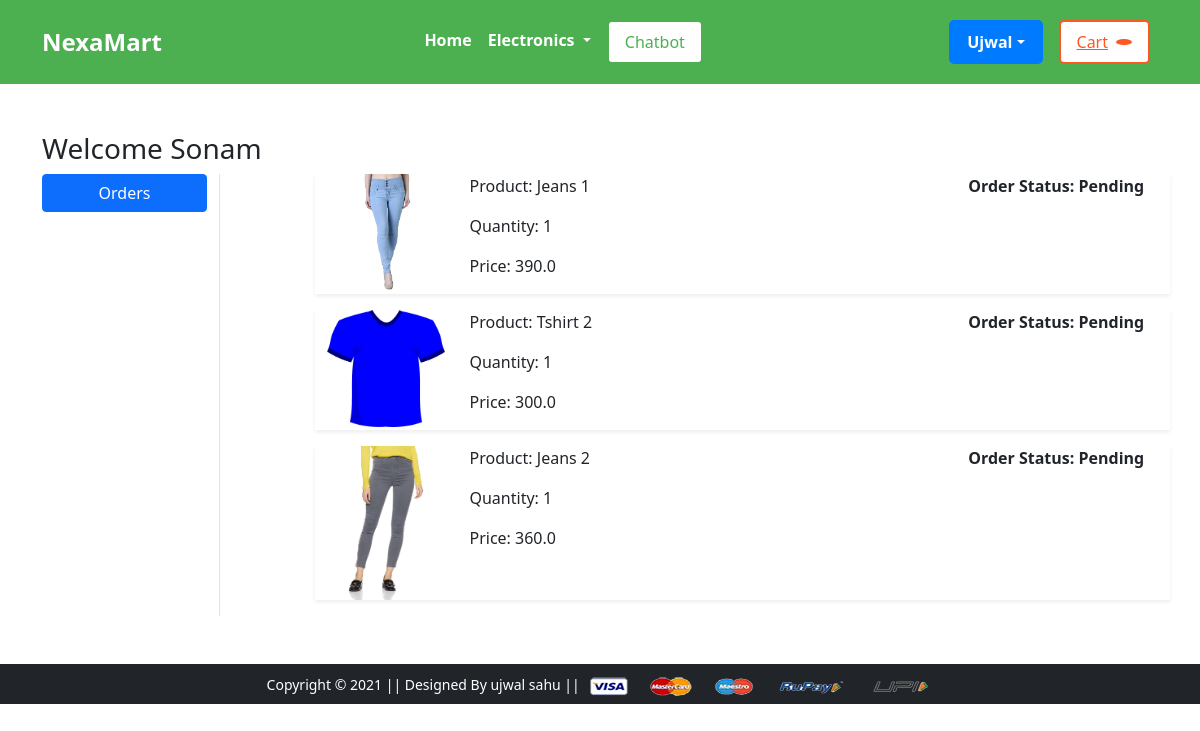
The page /orders/ (signed in) on the database as committed earlier.
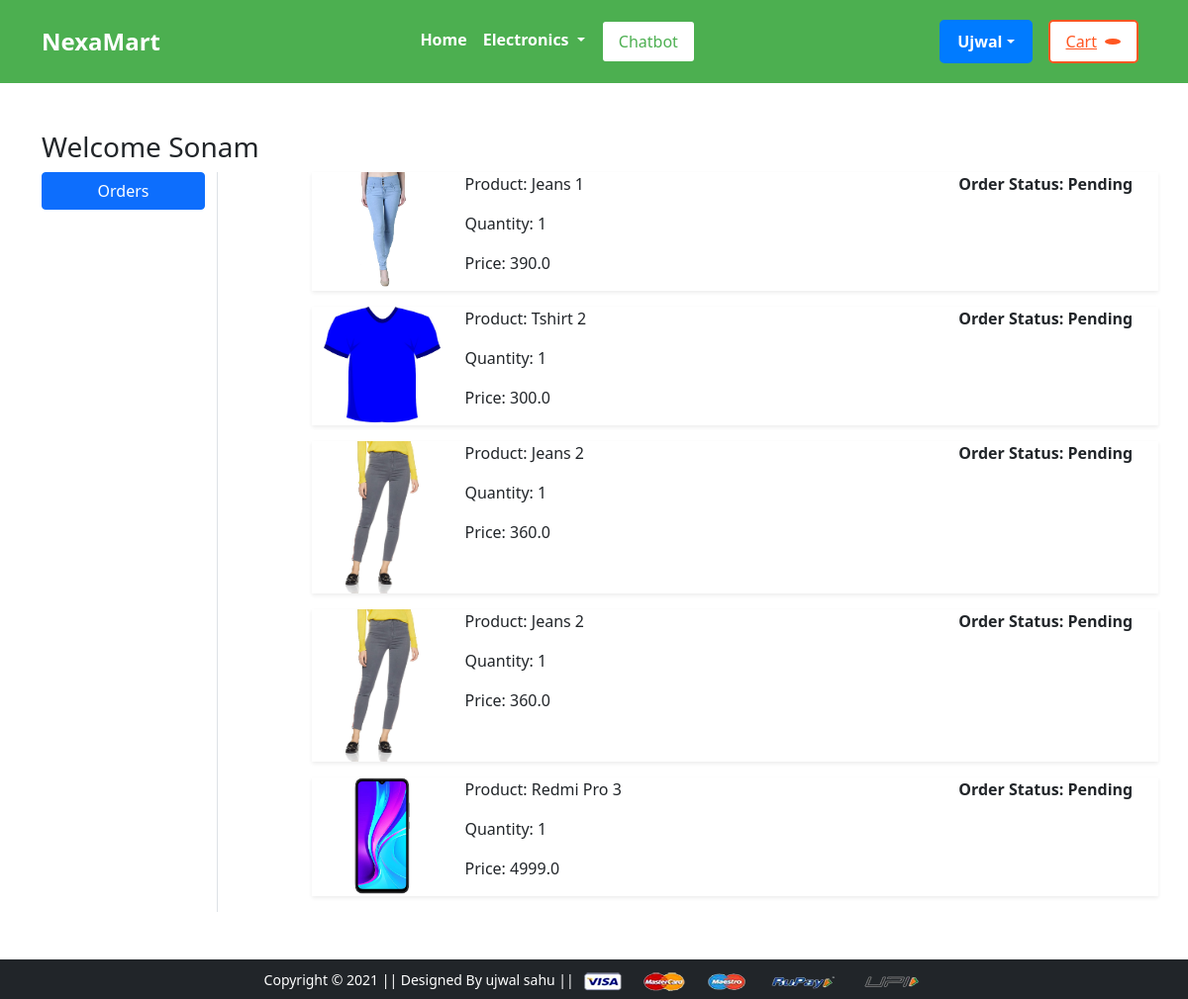
The same page on the database as committed later.
### app/models.py (models this page shows, shortened)
class OrderPlaced(models.Model):
 user = models.ForeignKey(User, on_delete=models.CASCADE)
 customer = models.ForeignKey(Customer, on_delete=models.CASCADE)
 product = models.ForeignKey(Product, on_delete=models.CASCADE)
 quantity = models.PositiveIntegerField(default=1)
 ordered_date = models.DateTimeField(auto_now_add=True)
 status = models.CharField(max_length=50,choices=STATUS_CHOICES,default='Pending')
 @property
 def total_cost(self):
   return self.quantity * self.product.discounted_price

class Product(models.Model):
 title = models.CharField(max_length=100)
 selling_price = models.FloatField()
 discounted_price = models.FloatField()
 description = models.TextField()
 brand = models.CharField(max_length=100)
 category = models.CharField( choices=CATEGORY_CHOICES, max_length=2)
 product_image = models.ImageField(upload_to='productimg')

### app/views.py (the view)
# urls.py: path('orders/', views.orders, name='orders'),
@login_required
def orders(request):
	op = OrderPlaced.objects.filter(user=request.user)
	return render(request, 'app/orders.html', {'order_placed':op})

### app/templates/app/orders.html (shortened to what this page needs)
{% extends 'app/base.html' %}
{% load static %}
{% block main-content %}
<div class="container my-5">
 <div class="row">
 <h3>Welcome Sonam</h3>
  <div class="col-sm-2 border-end">
   <ul class="list-unstyled">
    <li class="d-grid"><a href="{% url 'orders' %}" class="btn btn-primary">Orders</a></li>
   </ul>
  </div>
  <div class="col-sm-9 offset-sm-1">
  {% for op in order_placed %}
   <div class="row shadow-sm mb-3">
    <div class="col-sm-2">
     <img src="{{op.product.product_image.url}}" alt="" srcset="" class="img-fluid" height="150" width="150">
    </div>
    <div class="col-sm-7">
     <p>Product: {{op.product.title}}</p>
     <p>Quantity: {{op.quantity}}</p>
     <p>Price: {{op.total_cost}}</p>
    </div>
    <div class="col-sm-3 fw-bold">
     <p>Order Status: {{op.status}}</p>
    </div>
   </div>
   {% endfor %}
  </div>
 </div>
</div>
{% endblock main-content %}

### app/templates/app/base.html (shortened to what this page needs)
<!doctype html>
{% load static %}
<html lang="en">
  <head>
    <link href="https://cdn.jsdelivr.net/npm/bootstrap@5.0.0-beta1/dist/css/bootstrap.min.css" rel="stylesheet">
    <link rel="stylesheet" href="{% static 'app/css/owl.carousel.min.css' %}">
    <link rel="stylesheet" href="{% static 'app/css/all.min.css' %}">
    <link rel="stylesheet" href="{% static 'app/css/style.css' %}">
  </head>
  <body>
    <nav class="navbar navbar-expand-lg navbar-dark bg-primary">
     <div class="container">
       <a class="navbar-brand" href="/">NexaMart</a>
       <div class="collapse navbar-collapse" id="navbarSupportedContent">
         <ul class="navbar-nav me-auto mb-2 mb-lg-0">
           <li class="nav-item">
             <a class="nav-link active" aria-current="page" href="/">Home</a>
           </li>
           <li class="nav-item dropdown">
             <a class="nav-link dropdown-toggle text-white" href="#" id="electronicsDropdown" role="button" data-bs-toggle="dropdown" aria-expanded="false">
               Electronics
             </a>
           </li>
           <li class="nav-item">
             <button id="chatbotNavbarBtn" class="btn btn-warning ms-2">Chatbot</button>
           </li>
         </ul>
         <div>
          <ul class="navbar-nav me-auto mb-2 mb-lg-0">
          {% if request.user.is_authenticated %}
           <li class="nav-item dropdown mx-2">
              <a class="nav-link dropdown-toggle user-btn" href="#" id="profileDropdown" role="button" data-bs-toggle="dropdown" aria-expanded="false">
                {{request.user.username|capfirst}}
              </a>
            </li>
            <li class="nav-item mx-2">
              <a href="{% url 'showcart' %}" class="cart-btn">
                Cart
                <span class="cart-badge">{{totalitem}}</span>
              </a>
            </li>
            {% endif %}
          </ul>
         </div>
       </div>
     </div>
    </nav>
    {% block main-content %} {% endblock main-content %}
    <footer class="container-fluid bg-dark text-center p-2 mt-5">
        <small class="text-white">Copyright &copy; 2021 || Designed By ujwal sahu || </small>
        <img src="{% static 'app/images/payment.png' %}" alt="" srcset="" class="img-fluid" height="2px">
    </footer>
  </body>
</html>

### app/static/app/css/style.css (style rules this page uses)
.navbar { background-color: #4caf50 !important; padding: 1.2rem; }
.navbar .nav-link { color: #ffffff !important; font-weight: bold; padding: 0.5rem 1rem; border-radius: 5px; transition: all 0.3s ease; }
.navbar .btn { background-color: #ffffff !important; color: #4caf50 !important; border: 2px solid #4caf50; border-radius: 5px; padding: 0.5rem 1rem; transition: all 0.3s ease; }
footer { background-color: #16213e; color: #fff; padding: 1.5rem; }
#chatbotNavbarBtn { background-color: #ffffff !important; color: #4caf50 !important; border: 2px solid #4caf50; border-radius: 5px; padding: 0.5rem 1rem; transition: all 0.3s ease; }

### app/templates/app/base.html (style rules this page uses)
.navbar .nav-item .btn { display: inline-block; padding: 0.5rem 1rem; border-radius: 5px; border: 2px solid #4caf50; background-color: #ffffff; color: #4caf50; transition: all 0.3s ease; }
.navbar-brand { font-size: 1.5rem; font-weight: bold; }
.navbar-nav { margin-left: auto; margin-right: auto; width: fit-content; }
.navbar .nav-item .cart-btn { display: inline-flex; align-items: center; padding: 0.5rem 1rem; border-radius: 5px; border: 2px solid #ff5722; background-color: #ffffff; color: #ff5722; transition: all 0.3s ease; }
.navbar .nav-item .cart-badge { margin-left: 0.5rem; background-color: #ff5722; color: #ffffff; border-radius: 50%; padding: 0.2rem 0.5rem; font-size: 0.9rem; }
.navbar .nav-item .user-btn { display: inline-flex; align-items: center; padding: 0.5rem 1rem; border-radius: 5px; border: 2px solid #007bff; background-color: #007bff; color: #ffffff; transition: all 0.3s ease; }

Rows that differ between the two databases and show on the page:
added OrderPlaced: product.product_image (picture), product "Jeans 2", quantity "1", total_cost "360.0", status "Pending"
added OrderPlaced: product.product_image (picture), product "Redmi Pro 3", quantity "1", total_cost "4999.0", status "Pending"
